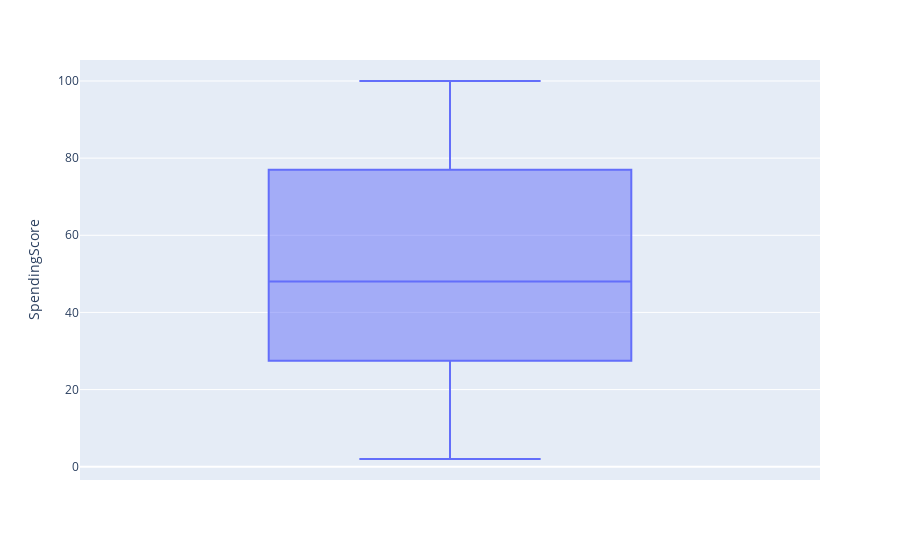

The notebook cell this image was saved under:
### Code cell
df_box_plot_ss = px.box(df, y= 'SpendingScore')
df_box_plot_ss.show()

### Figure 1 — Plotly figure (JSON) as saved in the notebook; plotly's stock layout.template omitted (floating-point values rounded to 4 significant figures; data arrays with more than 128 entries replaced by an {"elided": "..."} marker saying what was removed)
{"data": [{"alignmentgroup": "True", "hovertemplate": "SpendingScore=%{y}<extra></extra>", "legendgroup": "", "marker": {"color": "#636efa"}, "name": "", "notched": false, "offsetgroup": "", "orientation": "v", "showlegend": false, "type": "box", "x0": " ", "xaxis": "x", "y": {"elided": "200 int values"}, "y0": " ", "yaxis": "y"}], "layout": {"boxmode": "group", "legend": {"tracegroupgap": 0}, "margin": {"t": 60}, "xaxis": {"anchor": "y", "domain": [0, 1]}, "yaxis": {"anchor": "x", "domain": [0, 1], "title": {"text": "SpendingScore"}}}}
